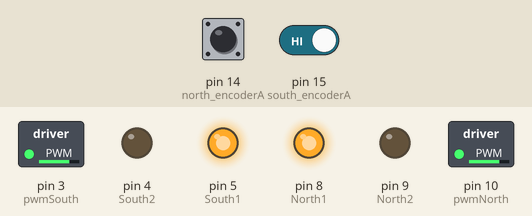
Recording of a sketch running on a simulated Arduino Uno, built with avr-gcc and run on an emulated ATmega328P. Parts: switched loads named in the sketch (green lamp = pin HIGH), output pins drawn as LEDs (lit = HIGH). The inputs (shaded band) are chosen by the test bench; at power-on: pin 14 (north_encoderA) HIGH, pin 15 (south_encoderA) HIGH.

Above: at 1.2 s.
1.3 s: pin 14 (north_encoderA) driven LOW
At 2.7 s:
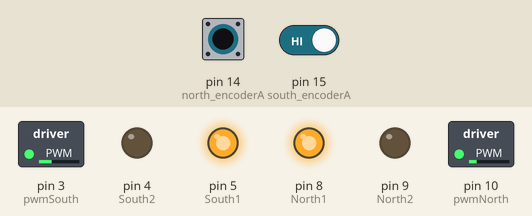
3.8 s: pin 15 (south_encoderA) driven LOW
At 7.4 s:
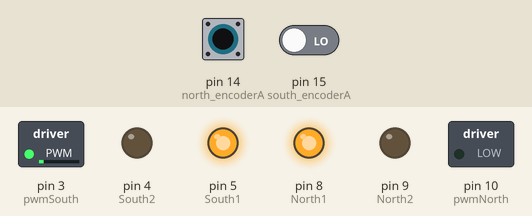
8.4 s: pin 14 (north_encoderA) pulsed HIGH 5 times (0.12 s each, 0.3 s apart)
At 12.1 s:
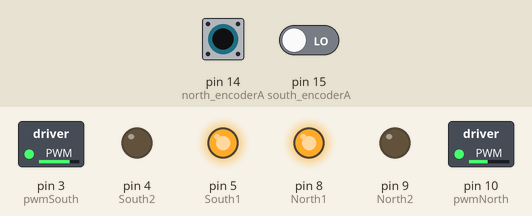
12.9 s: pin 15 (south_encoderA) driven HIGH
Timing chart, 0 to 19.3 s (numbered marks = the images above; inputs shaded):
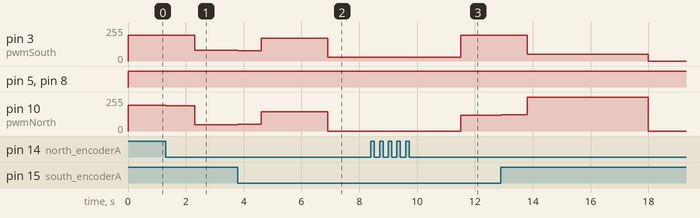

The sketch:

robot_tour_ver4.ino
```cpp
#include <PID_v1.h>
#define PI 3.1415926535897932384626433832795

// ROBOT SPECS + Variables
double wheel_diameter = 0.065;  // in meters
double robot_radius = 0.09325;  // in meter
// 20.25 cm is how long the robot is
// 12 cm is how long the back to wheel is
double rotation_per_tick = 40;
unsigned long x_realtime;
unsigned long theta_realtime;
double north_speed = 0;
double south_speed = 0;
double Ks1 = 30;    // coefficent to overcome static friction 25
double Kv1 = 0;     // coefficient to curise
double Ks2 = 30;    // coefficent to overcome static friction 32
double Kv2 = 0;  // coefficient to curise

// PID SETUP
// PID for displacement
double xdisplacement, xcurrent_displacement, xspeed = 0;                                        // xdisplacement = desired position; xcurrent_displacement = current position; xspeed = control
double Kp1 = 325, Ki1 = 0.01, Kd1 = 0;
PID PID_xDisplacement(&xcurrent_displacement, &xspeed, &xdisplacement, Kp1, Ki1, Kd1, DIRECT);  // setup PID
// PID for rotation
double angle, current_angle, angular_speed = 0;  // angle = desired angle; current_angle = current angle; angular_speed = control
double Kp3 = 90, Ki3 = 0.015, Kd3 = 0;
PID PID_Rotation(&current_angle, &angular_speed, &angle, Kp3, Ki3, Kd3, DIRECT);  // setup PID

// Path
// example path
// double x[] = {0.5, 1, 1.5, 2};
// double x_time[] = {0, 5000, 10000, 15000};
// 0.5 from 0 to 5000
// 1 from 5000 to 10000
// 1.5 from 10000 to 15000
// 2 from 15000 to infinity
// example path
// double x[] = { .13, 0.63, 1.13, 1.63, 2.13, 2.63, 3.13, 2.63, 3.13, 3.63, 4.13, 3.63, 4.13, 4.63, 5.13, 5.475};  // xdisplacement for PID_xDisplacement
// double x_time[] = { 0, 4000, 8000, 12000, 16000, 20000, 24000, 26000, 30000, 36000, 40000, 42000, 46000, 51000, 56000, 61000};  // time


// Rotation
// example rotation
// double theta[] = {0, PI/2, PI};
// double theta_time[] = {0, 5000, 10000};
// 0 from 0 to 5000
// pi/2 from 5000 to 10000
// pi from 10000 to infinity
// example rotation
// double theta[] = { 0, -PI / 2, 0, -PI/2, 0, PI/2, 0, PI/2, PI, PI/2, 0, PI/2, 0,-PI/2}; // theta for PID_xDisplacement
// double theta_time[] = { 0, 2000, 6000, 10000, 14000, 18000, 22000, 28000, 34000, 38000, 44000, 49000, 54000, 59000 };  // time

// MAKE PATH HERE
double target_time = 16000; // 2 sec min per move
double end_time = 18000;
char command[] = "FUFUFDDF";
const int size = sizeof(command) - 1;
int i = 0;
int k = 0;

double interval = target_time / (size - 1);
double counter = 0;
double x_time[size];
double theta_time[size];

double S = 0.34;     // distance needed to get wheel to middle from start (first step)
double F = 0.5;      // move foward
double R = -0.5;     // move reverse (most likely not gonna be used)
double U = PI / 2;   // move clockwise (up spin vector)
double D = -PI / 2;  // move counter clockwise (down spin vector)
double E = 0.41;    // distance needed to get to center of target (final step)

double x_counter = 0;
double x[size];

double theta_counter = 0;
double theta[size];


// Motor North (yellow)
int pwmNorth = 10;
int North1 = 8;
int North2 = 9;
// Motor South (green)
int pwmSouth = 3;
int South1 = 5;
int South2 = 4;

// put encoders in analog pins
// North Encoder
double north_ticks = 0;
int north_encoderA = 14;
int prev_north_encoderA;
// South Encoder
double south_ticks = 0;
int south_encoderA = 15;
int prev_south_encoderA;

void setup() {
  // put your setup code here, to run once:
  pinMode(pwmNorth, OUTPUT);
  pinMode(North1, OUTPUT);
  pinMode(North2, OUTPUT);
  pinMode(pwmSouth, OUTPUT);
  pinMode(South1, OUTPUT);
  pinMode(South2, OUTPUT);

  PID_xDisplacement.SetMode(AUTOMATIC);  // turn PID on
  PID_Rotation.SetMode(AUTOMATIC);       // turn PID on
  PID_xDisplacement.SetOutputLimits(-255, 255);
  PID_Rotation.SetOutputLimits(-255, 255);

  pinMode(north_encoderA, INPUT);
  // pinMode(north_encoderB, INPUT);
  pinMode(south_encoderA, INPUT);
  // pinMode(south_encoderB, INPUT);

  prev_north_encoderA = digitalRead(north_encoderA);
  prev_south_encoderA = digitalRead(south_encoderA);

  // setting up path
  for (int i = 0; i < size; i++) {
    x_time[i] = counter;
    theta_time[i] = counter;
    counter += interval;
  }

  for (int i = 0; i < size; i++) {
    if (command[i] == 'S') {
      x_counter += S;
      x[i] = x_counter;
    } else if (command[i] == 'F') {
      x_counter += F;
      x[i] = x_counter;
    } else if (command[i] == 'R') {
      x_counter += R;
      x[i] = x_counter;
    } else if (command[i] == 'E') {
      x_counter += E;
      x[i] = x_counter;
    } else {
      x[i] = x_counter;
    }
  }

  for (int i = 0; i < size; i++) {
    if (command[i] == 'U') {
      theta_counter += U;
      theta[i] = theta_counter;
    } else if (command[i] == 'D') {
      theta_counter += D;
      theta[i] = theta_counter;
    } else {
      theta[i] = theta_counter;
    }
  }
}


double encoder(int encoder_pin, double wheel_speed, int &prev_encoder) {
  int current_state = digitalRead(encoder_pin);
  if (current_state != prev_encoder) {
    if (wheel_speed >= 0) {
      prev_encoder = current_state;
      return 1;
    } else {
      prev_encoder = current_state;
      return -1;
    }
  } else {
    prev_encoder = current_state;
    return 0;
  }
}

int sign(int val) {
  if (val > 0) {
    return 1;
  } else if (val < 0) {
    return -1;
  } else {
    return 0;
  }
}

void motor(int pin1, int pin2, int pwm, double speed) {
  if (speed >= 0) {
    digitalWrite(pin1, HIGH);
    digitalWrite(pin2, LOW);
    analogWrite(pwm, speed);
  } else {
    digitalWrite(pin1, LOW);
    digitalWrite(pin2, HIGH);
    analogWrite(pwm, -speed);
  }
}

void loop() {
  // put your main code here, to run repeatedly:
  // controls the value of xdisplacement given time
  // controls the value of rotation given time
  x_realtime = millis();
  theta_realtime = millis();

  if (x_realtime >= x_time[i]) {
    xdisplacement = x[i];
    if (i < sizeof(x) / sizeof(x[0]) - 1) {
      i++;
    }
  }

  if (theta_realtime >= theta_time[k]) {
    angle = theta[k];
    if (k < sizeof(theta) / sizeof(theta[0]) - 1) {
      k++;
    }
  }

  north_ticks += encoder(north_encoderA, north_speed, prev_north_encoderA);
  south_ticks += encoder(south_encoderA, south_speed, prev_south_encoderA);

  xcurrent_displacement = (((north_ticks + south_ticks) / 2) * PI * wheel_diameter) / rotation_per_tick;
  current_angle = ((((south_ticks - north_ticks) / 2) * PI * wheel_diameter) / rotation_per_tick) / robot_radius;

  // computes PIDs
  PID_xDisplacement.Compute();
  PID_Rotation.Compute();
  // computes motor speeds
  north_speed = xspeed - angular_speed;
  south_speed = xspeed + angular_speed;

  // feed foward
  north_speed += Ks1 * sign(north_speed) + Kv1 * north_speed;
  south_speed += Ks2 * sign(south_speed) + Kv2 * south_speed;

  if (x_realtime >= end_time) {
    north_speed = 0;
    south_speed = 0;
  }

  // performs motor speeds
  motor(North1, North2, pwmNorth, north_speed);
  motor(South1, South2, pwmSouth, south_speed);
}
```

Measured:
- after the input at 1.3 s, pin 3 (pwmSouth): 192/255 → 194/255 at once, → 79/255 1.0 s later; pin 10 (pwmNorth): 192/255 → 189/255 at once, → 47/255 1.0 s later
- after the input at 8.4 s, pin 3 (pwmSouth): 28/255 → 195/255 after 3.1 s; pin 10 (pwmNorth): 0/255 → 118/255 after 3.1 s
